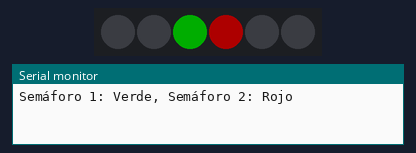
Simulated run of this sketch. Board: Arduino Uno, built with avr-gcc and run on an emulated ATmega328P. Parts: 6 RGB LEDs in strip order, left to right, the last lines printed to the serial monitor. Dim RGB values are drawn brighter than linear.

Above: at 0.1 s.
At 8.1 s:
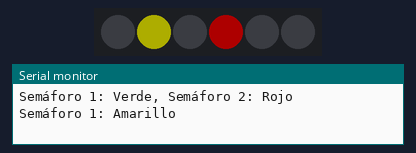
At 14.1 s:
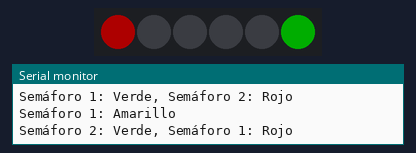
At 22.1 s:
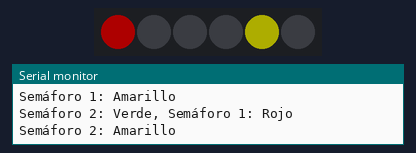
Timing chart, 0 to 127.5 s (numbered marks = the images above):
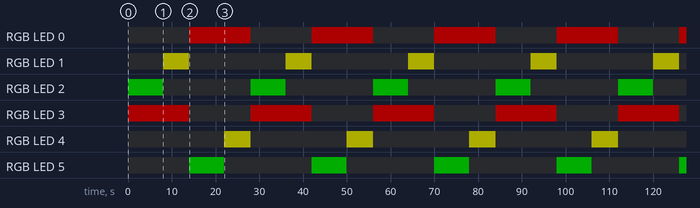

Measured:
- by itself, RGB LED 0, RGB LED 3: alternates RGB(50, 0, 0) for 14.0 s and off for 14.0 s
- by itself, RGB LED 1, RGB LED 4: alternates RGB(50, 50, 0) for 6.0 s and off for 22.0 s
- by itself, RGB LED 2, RGB LED 5: alternates RGB(0, 50, 0) for 8.0 s and off for 20.0 s
- what the display in image 1 shows lasts 6.0 s, from 8.0 s to 14.0 s
- what the display in image 2 shows lasts 8.0 s, from 14.0 s to 22.0 s

The sketch:

nlights_1Way_arduino.ino
```cpp
// Traffic Light Basic Code adaptado para Arduino Uno
// Basado en el original de Kat Nelms, Manchester Robotics

// ----------------- CONFIGURACIÓN INICIAL -------------------
#include <Adafruit_NeoPixel.h>

// Pin de datos del LED (ajusta según conexión)
#define LED_PIN 6

// Temporizadores (en segundos)
#define GREEN_TIME   8
#define RED_TIME     8
#define YELLOW_TIME  6

// Brillo de los LEDs (0 a 255)
#define BRIGHTNESS 50

// Número de semáforos
int LIGHT_COUNT = 2; // Cambia a 1 si solo usarás un semáforo
int LED_COUNT;
int lightState = 1; // 1 = verde, 2 = amarillo, 3 = rojo
int MAX_LIGHTS = 2;

// Declarar objeto de tira Neopixel
Adafruit_NeoPixel strip(0, LED_PIN, NEO_GRBW + NEO_KHZ800);

// Estados
#define GREEN 1
#define YELLOW 2
#define RED 3
#define ERROR 4

// ---------------------- SETUP -----------------------------
void setup() {
  Serial.begin(9600); // Depuración

  LED_COUNT = 3 * LIGHT_COUNT; // 3 LEDs por cada semáforo
  strip.updateLength(LED_COUNT); // Actualiza longitud de la tira
  strip.begin();
  strip.setBrightness(BRIGHTNESS);
  strip.show(); // Apagar todos los LEDs
}

// ---------------------- LOOP PRINCIPAL ----------------------
void loop() {
  if (LIGHT_COUNT == 1) {
    if (lightState == GREEN) {
      Serial.println("Semáforo 1: Verde");
      greenLight(1);
      strip.show();
      delay(GREEN_TIME * 1000);

      Serial.println("Semáforo 1: Amarillo");
      yellowLight(1);
      strip.show();
      delay(YELLOW_TIME * 1000);
      lightState = RED;

    } else if (lightState == RED) {
      Serial.println("Semáforo 1: Rojo");
      redLight(1);
      strip.show();
      delay(RED_TIME * 1000);

      Serial.println("Semáforo 1: Amarillo");
      yellowLight(1);
      strip.show();
      delay(YELLOW_TIME * 1000);
      lightState = GREEN;

    } else {
      errorLight(1);
      Serial.println("Error en semáforo 1");
    }
  }

  if (LIGHT_COUNT == 2) {
    if (lightState == GREEN) {
      Serial.println("Semáforo 1: Verde, Semáforo 2: Rojo");
      greenLight(1);
      redLight(2);
      strip.show();
      delay(GREEN_TIME * 1000);

      Serial.println("Semáforo 1: Amarillo");
      yellowLight(1);
      strip.show();
      delay(YELLOW_TIME * 1000);
      lightState = RED;

    } else if (lightState == RED) {
      Serial.println("Semáforo 2: Verde, Semáforo 1: Rojo");
      redLight(1);
      greenLight(2);
      strip.show();
      delay(RED_TIME * 1000);

      Serial.println("Semáforo 2: Amarillo");
      yellowLight(2);
      strip.show();
      delay(YELLOW_TIME * 1000);
      lightState = GREEN;

    } else {
      errorLight(1);
      errorLight(2);
      Serial.println("Error en semáforos");
    }
  }
}

// ---------------------- FUNCIONES DE LUZ ----------------------

void clearLight(int lightNumber) {
  int redLED = lightNumber * 2 + (lightNumber - 3);
  strip.setPixelColor(redLED,     strip.Color(0, 0, 0, 0));
  strip.setPixelColor(redLED + 1, strip.Color(0, 0, 0, 0));
  strip.setPixelColor(redLED + 2, strip.Color(0, 0, 0, 0));
}

void redLight(int lightNumber) {
  int redLED = lightNumber * 2 + (lightNumber - 3);
  strip.setPixelColor(redLED,     strip.Color(255, 0, 0, 0));
  strip.setPixelColor(redLED + 1, strip.Color(0, 0, 0, 0));
  strip.setPixelColor(redLED + 2, strip.Color(0, 0, 0, 0));
}

void yellowLight(int lightNumber) {
  int redLED = lightNumber * 2 + (lightNumber - 3);
  strip.setPixelColor(redLED,     strip.Color(0, 0, 0, 0));
  strip.setPixelColor(redLED + 1, strip.Color(255, 255, 0, 0));
  strip.setPixelColor(redLED + 2, strip.Color(0, 0, 0, 0));
}

void greenLight(int lightNumber) {
  int redLED = lightNumber * 2 + (lightNumber - 3);
  strip.setPixelColor(redLED,     strip.Color(0, 0, 0, 0));
  strip.setPixelColor(redLED + 1, strip.Color(0, 0, 0, 0));
  strip.setPixelColor(redLED + 2, strip.Color(0, 255, 0, 0));
}

void errorLight(int lightNumber) {
  int redLED = lightNumber * 2 + (lightNumber - 3);
  strip.setPixelColor(redLED,     strip.Color(0, 0, 255, 0));
  strip.setPixelColor(redLED + 1, strip.Color(0, 0, 255, 0));
  strip.setPixelColor(redLED + 2, strip.Color(0, 0, 255, 0));
}
```
